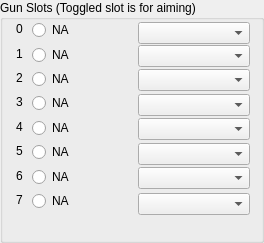
      <widget class="QGroupBox" name="IDC_STATIC_14">
        <property name="geometry">
          <rect>
            <x>20</x>
            <y>47</y>
            <width>264</width>
            <height>243</height>
          </rect>
        </property>
        <property name="title">
          <string>Gun Slots (Toggled slot is for aiming)</string>
        </property>
        <property name="visible">
          <bool>true</bool>
        </property>
        <property name="enabled">
          <bool>true</bool>
        </property>
        <property name="flat">
          <bool>false</bool>
        </property>
        <widget class="QLabel" name="IDC_STATIC_15">
          <property name="geometry">
            <rect>
              <x>16</x>
              <y>22</y>
              <width>16</width>
              <height>16</height>
            </rect>
          </property>
          <property name="text">
            <string>0</string>
          </property>
          <property name="visible">
            <bool>true</bool>
          </property>
          <property name="enabled">
            <bool>true</bool>
          </property>
          <property name="alignment">
            <set>Qt::AlignLeft</set>
          </property>
        </widget>
        <widget class="QRadioButton" name="IDC_BARREL_0_RADIO">
          <property name="geometry">
            <rect>
              <x>32</x>
              <y>22</y>
              <width>96</width>
              <height>16</height>
            </rect>
          </property>
          <property name="text">
            <string>NA</string>
          </property>
          <property name="visible">
            <bool>true</bool>
          </property>
          <property name="enabled">
            <bool>true</bool>
          </property>
        </widget>
        <widget class="QComboBox" name="IDC_BARREL_0_COMBO">
          <property name="maxVisibleItems">
            <number>15</number>
          </property>
          <property name="geometry">
            <rect>
              <x>138</x>
              <y>22</y>
              <width>112</width>
              <height>22</height>
            </rect>
          </property>
          <property name="visible">
            <bool>true</bool>
          </property>
          <property name="enabled">
            <bool>true</bool>
          </property>
          <property name="editable">
            <bool>false</bool>
          </property>
        </widget>
        <widget class="QComboBox" name="IDC_BARREL_1_COMBO">
          <property name="maxVisibleItems">
            <number>14</number>
          </property>
          <property name="geometry">
            <rect>
              <x>138</x>
              <y>45</y>
              <width>112</width>
              <height>22</height>
            </rect>
          </property>
          <property name="visible">
            <bool>true</bool>
          </property>
          <property name="enabled">
            <bool>true</bool>
          </property>
          <property name="editable">
            <bool>false</bool>
          </property>
        </widget>
        <widget class="QLabel" name="IDC_STATIC_16">
          <property name="geometry">
            <rect>
              <x>16</x>
              <y>47</y>
              <width>16</width>
              <height>16</height>
            </rect>
          </property>
          <property name="text">
            <string>1</string>
          </property>
          <property name="visible">
            <bool>true</bool>
          </property>
          <property name="enabled">
            <bool>true</bool>
          </property>
          <property name="alignment">
            <set>Qt::AlignLeft</set>
          </property>
        </widget>
        <widget class="QRadioButton" name="IDC_BARREL_1_RADIO">
          <property name="geometry">
            <rect>
              <x>32</x>
              <y>47</y>
              <width>96</width>
              <height>16</height>
            </rect>
          </property>
          <property name="text">
            <string>NA</string>
          </property>
          <property name="visible">
            <bool>true</bool>
          </property>
          <property name="enabled">
            <bool>true</bool>
          </property>
        </widget>
        <widget class="QComboBox" name="IDC_BARREL_2_COMBO">
          <property name="maxVisibleItems">
            <number>12</number>
          </property>
          <property name="geometry">
            <rect>
              <x>138</x>
              <y>69</y>
              <width>112</width>
              <height>22</height>
            </rect>
          </property>
          <property name="visible">
            <bool>true</bool>
          </property>
          <property name="enabled">
            <bool>true</bool>
          </property>
          <property name="editable">
            <bool>false</bool>
          </property>
        </widget>
        <widget class="QLabel" name="IDC_STATIC_17">
          <property name="geometry">
            <rect>
              <x>16</x>
              <y>71</y>
              <width>16</width>
              <height>16</height>
            </rect>
          </property>
          <property name="text">
            <string>2</string>
          </property>
          <property name="visible">
            <bool>true</bool>
          </property>
          <property name="enabled">
            <bool>true</bool>
          </property>
          <property name="alignment">
            <set>Qt::AlignLeft</set>
          </property>
        </widget>
        <widget class="QRadioButton" name="IDC_BARREL_2_RADIO">
          <property name="geometry">
            <rect>
              <x>32</x>
              <y>71</y>
              <width>96</width>
              <height>16</height>
            </rect>
          </property>
          <property name="text">
            <string>NA</string>
          </property>
          <property name="visible">
            <bool>true</bool>
          </property>
          <property name="enabled">
            <bool>true</bool>
          </property>
        </widget>
        <widget class="QComboBox" name="IDC_BARREL_3_COMBO">
          <property name="maxVisibleItems">
            <number>10</number>
          </property>
          <property name="geometry">
            <rect>
              <x>138</x>
              <y>94</y>
              <width>112</width>
              <height>22</height>
            </rect>
          </property>
          <property name="visible">
            <bool>true</bool>
          </property>
          <property name="enabled">
            <bool>true</bool>
          </property>
          <property name="editable">
            <bool>false</bool>
          </property>
        </widget>
        <widget class="QLabel" name="IDC_STATIC_18">
          <property name="geometry">
            <rect>
              <x>16</x>
              <y>95</y>
              <width>16</width>
              <height>16</height>
            </rect>
          </property>
          <property name="text">
            <string>3</string>
          </property>
          <property name="visible">
            <bool>true</bool>
          </property>
          <property name="enabled">
            <bool>true</bool>
          </property>
          <property name="alignment">
            <set>Qt::AlignLeft</set>
          </property>
        </widget>
        <widget class="QRadioButton" name="IDC_BARREL_3_RADIO">
          <property name="geometry">
            <rect>
              <x>32</x>
              <y>95</y>
              <width>96</width>
              <height>16</height>
            </rect>
          </property>
          <property name="text">
            <string>NA</string>
          </property>
          <property name="visible">
            <bool>true</bool>
          </property>
          <property name="enabled">
            <bool>true</bool>
          </property>
        </widget>
        <widget class="QComboBox" name="IDC_BARREL_4_COMBO">
          <property name="maxVisibleItems">
            <number>8</number>
          </property>
          <property name="geometry">
            <rect>
              <x>138</x>
              <y>118</y>
              <width>112</width>
              <height>22</height>
            </rect>
          </property>
          <property name="visible">
            <bool>true</bool>
          </property>
          <property name="enabled">
            <bool>true</bool>
          </property>
          <property name="editable">
            <bool>false</bool>
          </property>
        </widget>
        <widget class="QLabel" name="IDC_STATIC_19">
          <property name="geometry">
            <rect>
              <x>16</x>
              <y>120</y>
              <width>16</width>
              <height>16</height>
            </rect>
          </property>
          <property name="text">
            <string>4</string>
          </property>
          <property name="visible">
            <bool>true</bool>
          </property>
          <property name="enabled">
            <bool>true</bool>
          </property>
          <property name="alignment">
            <set>Qt::AlignLeft</set>
          </property>
        </widget>
        <widget class="QRadioButton" name="IDC_BARREL_4_RADIO">
          <property name="geometry">
            <rect>
              <x>32</x>
              <y>120</y>
              <width>96</width>
              <height>16</height>
            </rect>
          </property>
          <property name="text">
            <string>NA</string>
          </property>
          <property name="visible">
            <bool>true</bool>
          </property>
          <property name="enabled">
            <bool>true</bool>
          </property>
        </widget>
        <widget class="QComboBox" name="IDC_BARREL_5_COMBO">
          <property name="maxVisibleItems">
            <number>6</number>
          </property>
          <property name="geometry">
            <rect>
              <x>138</x>
              <y>143</y>
              <width>112</width>
              <height>22</height>
            </rect>
          </property>
          <property name="visible">
            <bool>true</bool>
          </property>
          <property name="enabled">
            <bool>true</bool>
          </property>
          <property name="editable">
            <bool>false</bool>
          </property>
        </widget>
        <widget class="QLabel" name="IDC_STATIC_20">
          <property name="geometry">
            <rect>
              <x>16</x>
              <y>144</y>
              <width>16</width>
              <height>16</height>
            </rect>
          </property>
          <property name="text">
            <string>5</string>
          </property>
          <property name="visible">
            <bool>true</bool>
          </property>
          <property name="enabled">
            <bool>true</bool>
          </property>
          <property name="alignment">
            <set>Qt::AlignLeft</set>
          </property>
        </widget>
        <widget class="QRadioButton" name="IDC_BARREL_5_RADIO">
          <property name="geometry">
            <rect>
              <x>32</x>
              <y>144</y>
              <width>96</width>
              <height>16</height>
            </rect>
          </property>
          <property name="text">
            <string>NA</string>
          </property>
          <property name="visible">
            <bool>true</bool>
          </property>
          <property name="enabled">
            <bool>true</bool>
          </property>
        </widget>
        <widget class="QComboBox" name="IDC_BARREL_6_COMBO">
          <property name="maxVisibleItems">
            <number>4</number>
          </property>
          <property name="geometry">
            <rect>
              <x>138</x>
              <y>167</y>
              <width>112</width>
              <height>22</height>
            </rect>
          </property>
          <property name="visible">
            <bool>true</bool>
          </property>
          <property name="enabled">
            <bool>true</bool>
          </property>
          <property name="editable">
            <bool>false</bool>
          </property>
        </widget>
        <widget class="QLabel" name="IDC_STATIC_21">
          <property name="geometry">
            <rect>
              <x>16</x>
              <y>169</y>
              <width>16</width>
              <height>16</height>
            </rect>
          </property>
          <property name="text">
            <string>6</string>
          </property>
          <property name="visible">
            <bool>true</bool>
          </property>
          <property name="enabled">
            <bool>true</bool>
          </property>
          <property name="alignment">
            <set>Qt::AlignLeft</set>
          </property>
        </widget>
        <widget class="QRadioButton" name="IDC_BARREL_6_RADIO">
          <property name="geometry">
            <rect>
              <x>32</x>
              <y>169</y>
              <width>96</width>
              <height>16</height>
            </rect>
          </property>
          <property name="text">
            <string>NA</string>
          </property>
          <property name="visible">
            <bool>true</bool>
          </property>
          <property name="enabled">
            <bool>true</bool>
          </property>
        </widget>
        <widget class="QLabel" name="IDC_STATIC_22">
          <property name="geometry">
            <rect>
              <x>16</x>
              <y>193</y>
              <width>16</width>
              <height>16</height>
            </rect>
          </property>
          <property name="text">
            <string>7</string>
          </property>
          <property name="visible">
            <bool>true</bool>
          </property>
          <property name="enabled">
            <bool>true</bool>
          </property>
          <property name="alignment">
            <set>Qt::AlignLeft</set>
          </property>
        </widget>
        <widget class="QRadioButton" name="IDC_BARREL_7_RADIO">
          <property name="geometry">
            <rect>
              <x>32</x>
              <y>193</y>
              <width>96</width>
              <height>16</height>
            </rect>
          </property>
          <property name="text">
            <string>NA</string>
          </property>
          <property name="visible">
            <bool>true</bool>
          </property>
          <property name="enabled">
            <bool>true</bool>
          </property>
        </widget>
        <widget class="QComboBox" name="IDC_BARREL_7_COMBO">
          <property name="maxVisibleItems">
            <number>2</number>
          </property>
          <property name="geometry">
            <rect>
              <x>138</x>
              <y>193</y>
              <width>112</width>
              <height>22</height>
            </rect>
          </property>
          <property name="visible">
            <bool>true</bool>
          </property>
          <property name="enabled">
            <bool>true</bool>
          </property>
          <property name="editable">
            <bool>false</bool>
          </property>
        </widget>
      </widget>
